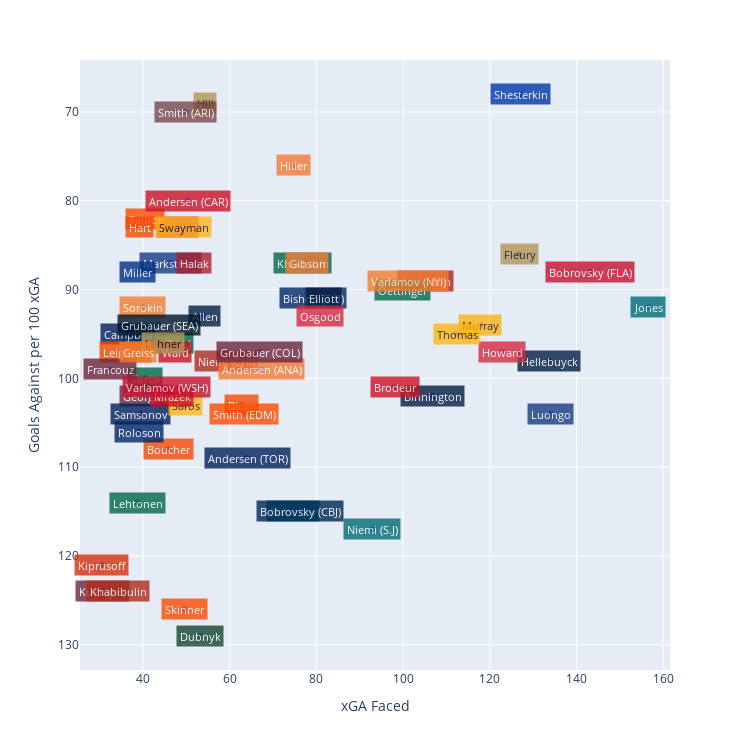

The notebook cell saved with this chart:
### Code cell
fig = px.scatter(data, x='xGA', y='GA/100 xGA')
for row in data.index:
    fig.add_annotation(x=data.loc[row, 'xGA'], y=data.loc[row, 'GA/100 xGA'], 
            text=data.loc[row, 'Player'], showarrow=False, name='Team',
            font=dict(size=11, 
                      color=teamColours[data.loc[row, 'Team']]['text']),
            bgcolor=teamColours[data.loc[row, 'Team']]['colour'], opacity=0.8, 
            borderpad=2.5)
fig.update_layout(showlegend=False, width=750, height=750, 
                  xaxis_title='xGA Faced',
                  yaxis_title='Goals Against per 100 xGA')
fig.update_xaxes(range=[(data["xGA"].min() - 5), (data["xGA"].max() + 5)])
fig.update_yaxes(autorange="reversed")
fig.show()

### Figure 1 — Plotly figure (JSON) as saved in the notebook; plotly's stock layout.template omitted (floating-point values rounded to 4 significant figures)
{"data": [{"hovertemplate": "xGA=%{x}<br>GA/100 xGA=%{y}<extra></extra>", "legendgroup": "", "marker": {"color": "#636efa", "symbol": "circle"}, "mode": "markers", "name": "", "orientation": "v", "showlegend": false, "type": "scatter", "x": [54.27, 40.65, 76.72, 59.24, 92.93, 47.97, 79.1, 43.37, 45.9, 81.64, 40.42, 47.27, 39.08, 80.78, 133.6, 105.1, 30.64, 53.24, 39.1, 74.7, 67.31, 64.01, 50.33, 127.1, 39.41, 39.99, 36.52, 46.28, 54.19, 99.9, 51.78, 49.44, 122.8, 77.83, 74.67, 106.8, 49.79, 38.8, 126.9, 62.81, 98.09, 156.6, 40.55, 117.8, 35.95, 30.47, 49.81, 63.29, 34.28, 32.42, 46.69, 66.9, 43.59, 134.0, 44.66, 38.84, 45.36, 101.1, 76.31, 143.1, 49.61, 38.92, 112.4], "xaxis": "x", "y": [69, 102, 87, 98, 117, 83, 91, 96, 108, 91, 82, 97, 83, 93, 98, 89, 124, 129, 106, 115, 99, 109, 80, 68, 104, 92, 95, 87, 93, 90, 87, 83, 97, 87, 76, 102, 103, 114, 86, 103, 101, 92, 100, 94, 97, 121, 70, 104, 124, 99, 102, 97, 94, 104, 96, 88, 101, 89, 115, 88, 126, 97, 95], "yaxis": "y"}], "layout": {"annotations": [{"bgcolor": "#B4975A", "borderpad": 2.5, "font": {"color": "#000000", "size": 11}, "name": "Team", "opacity": 0.8, "showarrow": false, "text": "Hill", "x": 54.27, "y": 69}, {"bgcolor": "#6F263D", "borderpad": 2.5, "font": {"color": "#ffffff", "size": 11}, "name": "Team", "opacity": 0.8, "showarrow": false, "text": "Georgiev", "x": 40.65, "y": 102}, {"bgcolor": "#006847", "borderpad": 2.5, "font": {"color": "#ffffff", "size": 11}, "name": "Team", "opacity": 0.8, "showarrow": false, "text": "Khudobin", "x": 76.72, "y": 87}, {"bgcolor": "#af2c1b", "borderpad": 2.5, "font": {"color": "#ffffff", "size": 11}, "name": "Team", "opacity": 0.8, "showarrow": false, "text": "Niemi (CHI)", "x": 59.24, "y": 98}, {"bgcolor": "#006D75", "borderpad": 2.5, "font": {"color": "#ffffff", "size": 11}, "name": "Team", "opacity": 0.8, "showarrow": false, "text": "Niemi (S.J)", "x": 92.93, "y": 117}, {"bgcolor": "#CE1126", "borderpad": 2.5, "font": {"color": "#ffffff", "size": 11}, "name": "Team", "opacity": 0.8, "showarrow": false, "text": "Raanta", "x": 47.97, "y": 83}, {"bgcolor": "#002868", "borderpad": 2.5, "font": {"color": "#ffffff", "size": 11}, "name": "Team", "opacity": 0.8, "showarrow": false, "text": "Bishop (T.B)", "x": 79.1, "y": 91}, {"bgcolor": "#006847", "borderpad": 2.5, "font": {"color": "#ffffff", "size": 11}, "name": "Team", "opacity": 0.8, "showarrow": false, "text": "Bishop (DAL)", "x": 43.37, "y": 96}, {"bgcolor": "#F74902", "borderpad": 2.5, "font": {"color": "#ffffff", "size": 11}, "name": "Team", "opacity": 0.8, "showarrow": false, "text": "Boucher", "x": 45.9, "y": 108}, {"bgcolor": "#041E42", "borderpad": 2.5, "font": {"color": "#ffffff", "size": 11}, "name": "Team", "opacity": 0.8, "showarrow": false, "text": "Elliott", "x": 81.64, "y": 91}, {"bgcolor": "#FF4C00", "borderpad": 2.5, "font": {"color": "#ffffff", "size": 11}, "name": "Team", "opacity": 0.8, "showarrow": false, "text": "Talbot", "x": 40.42, "y": 82}, {"bgcolor": "#CE1126", "borderpad": 2.5, "font": {"color": "#ffffff", "size": 11}, "name": "Team", "opacity": 0.8, "showarrow": false, "text": "Ward", "x": 47.27, "y": 97}, {"bgcolor": "#F74902", "borderpad": 2.5, "font": {"color": "#ffffff", "size": 11}, "name": "Team", "opacity": 0.8, "showarrow": false, "text": "Hart", "x": 39.08, "y": 83}, {"bgcolor": "#d52b3f", "borderpad": 2.5, "font": {"color": "#ffffff", "size": 11}, "name": "Team", "opacity": 0.8, "showarrow": false, "text": "Osgood", "x": 80.78, "y": 93}, {"bgcolor": "#041E42", "borderpad": 2.5, "font": {"color": "#ffffff", "size": 11}, "name": "Team", "opacity": 0.8, "showarrow": false, "text": "Hellebuyck", "x": 133.6, "y": 98}, {"bgcolor": "#b12323", "borderpad": 2.5, "font": {"color": "#ffffff", "size": 11}, "name": "Team", "opacity": 0.8, "showarrow": false, "text": "Anderson", "x": 105.1, "y": 89}, {"bgcolor": "#6F263D", "borderpad": 2.5, "font": {"color": "#ffffff", "size": 11}, "name": "Team", "opacity": 0.8, "showarrow": false, "text": "Kuemper", "x": 30.64, "y": 124}, {"bgcolor": "#154734", "borderpad": 2.5, "font": {"color": "#ffffff", "size": 11}, "name": "Team", "opacity": 0.8, "showarrow": false, "text": "Dubnyk", "x": 53.24, "y": 129}, {"bgcolor": "#002868", "borderpad": 2.5, "font": {"color": "#ffffff", "size": 11}, "name": "Team", "opacity": 0.8, "showarrow": false, "text": "Roloson", "x": 39.1, "y": 106}, {"bgcolor": "#006D75", "borderpad": 2.5, "font": {"color": "#ffffff", "size": 11}, "name": "Team", "opacity": 0.8, "showarrow": false, "text": "Nabokov", "x": 74.7, "y": 115}, {"bgcolor": "#F47A38", "borderpad": 2.5, "font": {"color": "#ffffff", "size": 11}, "name": "Team", "opacity": 0.8, "showarrow": false, "text": "Andersen (ANA)", "x": 67.31, "y": 99}, {"bgcolor": "#00205B", "borderpad": 2.5, "font": {"color": "#ffffff", "size": 11}, "name": "Team", "opacity": 0.8, "showarrow": false, "text": "Andersen (TOR)", "x": 64.01, "y": 109}, {"bgcolor": "#CE1126", "borderpad": 2.5, "font": {"color": "#ffffff", "size": 11}, "name": "Team", "opacity": 0.8, "showarrow": false, "text": "Andersen (CAR)", "x": 50.33, "y": 80}, {"bgcolor": "#0038A8", "borderpad": 2.5, "font": {"color": "#ffffff", "size": 11}, "name": "Team", "opacity": 0.8, "showarrow": false, "text": "Shesterkin", "x": 127.1, "y": 68}, {"bgcolor": "#00205B", "borderpad": 2.5, "font": {"color": "#ffffff", "size": 11}, "name": "Team", "opacity": 0.8, "showarrow": false, "text": "Samsonov", "x": 39.41, "y": 104}, {"bgcolor": "#F47D30", "borderpad": 2.5, "font": {"color": "#ffffff", "size": 11}, "name": "Team", "opacity": 0.8, "showarrow": false, "text": "Sorokin", "x": 39.99, "y": 92}, {"bgcolor": "#00205B", "borderpad": 2.5, "font": {"color": "#ffffff", "size": 11}, "name": "Team", "opacity": 0.8, "showarrow": false, "text": "Campbell", "x": 36.52, "y": 95}, {"bgcolor": "#173d83", "borderpad": 2.5, "font": {"color": "#ffffff", "size": 11}, "name": "Team", "opacity": 0.8, "showarrow": false, "text": "Markstrom", "x": 46.28, "y": 87}, {"bgcolor": "#041E42", "borderpad": 2.5, "font": {"color": "#ffffff", "size": 11}, "name": "Team", "opacity": 0.8, "showarrow": false, "text": "Allen", "x": 54.19, "y": 93}, {"bgcolor": "#006847", "borderpad": 2.5, "font": {"color": "#ffffff", "size": 11}, "name": "Team", "opacity": 0.8, "showarrow": false, "text": "Oettinger", "x": 99.9, "y": 90}, {"bgcolor": "#AF1E2D", "borderpad": 2.5, "font": {"color": "#ffffff", "size": 11}, "name": "Team", "opacity": 0.8, "showarrow": false, "text": "Halak", "x": 51.78, "y": 87}, {"bgcolor": "#FFB81C", "borderpad": 2.5, "font": {"color": "#000000", "size": 11}, "name": "Team", "opacity": 0.8, "showarrow": false, "text": "Swayman", "x": 49.44, "y": 83}, {"bgcolor": "#d52b3f", "borderpad": 2.5, "font": {"color": "#ffffff", "size": 11}, "name": "Team", "opacity": 0.8, "showarrow": false, "text": "Howard", "x": 122.8, "y": 97}, {"bgcolor": "#F47A38", "borderpad": 2.5, "font": {"color": "#ffffff", "size": 11}, "name": "Team", "opacity": 0.8, "showarrow": false, "text": "Gibson", "x": 77.83, "y": 87}, {"bgcolor": "#F47A38", "borderpad": 2.5, "font": {"color": "#ffffff", "size": 11}, "name": "Team", "opacity": 0.8, "showarrow": false, "text": "Hiller", "x": 74.67, "y": 76}, {"bgcolor": "#041E42", "borderpad": 2.5, "font": {"color": "#ffffff", "size": 11}, "name": "Team", "opacity": 0.8, "showarrow": false, "text": "Binnington", "x": 106.8, "y": 102}, {"bgcolor": "#FFB81C", "borderpad": 2.5, "font": {"color": "#000000", "size": 11}, "name": "Team", "opacity": 0.8, "showarrow": false, "text": "Saros", "x": 49.79, "y": 103}, {"bgcolor": "#006847", "borderpad": 2.5, "font": {"color": "#ffffff", "size": 11}, "name": "Team", "opacity": 0.8, "showarrow": false, "text": "Lehtonen", "x": 38.8, "y": 114}, {"bgcolor": "#B4975A", "borderpad": 2.5, "font": {"color": "#000000", "size": 11}, "name": "Team", "opacity": 0.8, "showarrow": false, "text": "Fleury", "x": 126.9, "y": 86}, {"bgcolor": "#F74902", "borderpad": 2.5, "font": {"color": "#ffffff", "size": 11}, "name": "Team", "opacity": 0.8, "showarrow": false, "text": "Biron", "x": 62.81, "y": 103}, {"bgcolor": "#CE1126", "borderpad": 2.5, "font": {"color": "#ffffff", "size": 11}, "name": "Team", "opacity": 0.8, "showarrow": false, "text": "Brodeur", "x": 98.09, "y": 101}, {"bgcolor": "#006D75", "borderpad": 2.5, "font": {"color": "#ffffff", "size": 11}, "name": "Team", "opacity": 0.8, "showarrow": false, "text": "Jones", "x": 156.6, "y": 92}, {"bgcolor": "#006847", "borderpad": 2.5, "font": {"color": "#ffffff", "size": 11}, "name": "Team", "opacity": 0.8, "showarrow": false, "text": "Turco", "x": 40.55, "y": 100}, {"bgcolor": "#FCB514", "borderpad": 2.5, "font": {"color": "#000000", "size": 11}, "name": "Team", "opacity": 0.8, "showarrow": false, "text": "Murray", "x": 117.8, "y": 94}, {"bgcolor": "#F74902", "borderpad": 2.5, "font": {"color": "#ffffff", "size": 11}, "name": "Team", "opacity": 0.8, "showarrow": false, "text": "Leighton", "x": 35.95, "y": 97}, {"bgcolor": "#d6300e", "borderpad": 2.5, "font": {"color": "#ffffff", "size": 11}, "name": "Team", "opacity": 0.8, "showarrow": false, "text": "Kiprusoff", "x": 30.47, "y": 121}, {"bgcolor": "#794848", "borderpad": 2.5, "font": {"color": "#ffffff", "size": 11}, "name": "Team", "opacity": 0.8, "showarrow": false, "text": "Smith (ARI)", "x": 49.81, "y": 70}, {"bgcolor": "#FF4C00", "borderpad": 2.5, "font": {"color": "#ffffff", "size": 11}, "name": "Team", "opacity": 0.8, "showarrow": false, "text": "Smith (EDM)", "x": 63.29, "y": 104}, {"bgcolor": "#af2c1b", "borderpad": 2.5, "font": {"color": "#ffffff", "size": 11}, "name": "Team", "opacity": 0.8, "showarrow": false, "text": "Khabibulin", "x": 34.28, "y": 124}, {"bgcolor": "#6F263D", "borderpad": 2.5, "font": {"color": "#ffffff", "size": 11}, "name": "Team", "opacity": 0.8, "showarrow": false, "text": "Francouz", "x": 32.42, "y": 99}, {"bgcolor": "#CE1126", "borderpad": 2.5, "font": {"color": "#ffffff", "size": 11}, "name": "Team", "opacity": 0.8, "showarrow": false, "text": "Mrazek", "x": 46.69, "y": 102}, {"bgcolor": "#6F263D", "borderpad": 2.5, "font": {"color": "#ffffff", "size": 11}, "name": "Team", "opacity": 0.8, "showarrow": false, "text": "Grubauer (COL)", "x": 66.9, "y": 97}, {"bgcolor": "#001628", "borderpad": 2.5, "font": {"color": "#ffffff", "size": 11}, "name": "Team", "opacity": 0.8, "showarrow": false, "text": "Grubauer (SEA)", "x": 43.59, "y": 94}, {"bgcolor": "#173d83", "borderpad": 2.5, "font": {"color": "#ffffff", "size": 11}, "name": "Team", "opacity": 0.8, "showarrow": false, "text": "Luongo", "x": 134.0, "y": 104}, {"bgcolor": "#B4975A", "borderpad": 2.5, "font": {"color": "#000000", "size": 11}, "name": "Team", "opacity": 0.8, "showarrow": false, "text": "Lehner", "x": 44.66, "y": 96}, {"bgcolor": "#003087", "borderpad": 2.5, "font": {"color": "#ffffff", "size": 11}, "name": "Team", "opacity": 0.8, "showarrow": false, "text": "Miller", "x": 38.84, "y": 88}, {"bgcolor": "#C8102E", "borderpad": 2.5, "font": {"color": "#ffffff", "size": 11}, "name": "Team", "opacity": 0.8, "showarrow": false, "text": "Varlamov (WSH)", "x": 45.36, "y": 101}, {"bgcolor": "#F47D30", "borderpad": 2.5, "font": {"color": "#ffffff", "size": 11}, "name": "Team", "opacity": 0.8, "showarrow": false, "text": "Varlamov (NYI)", "x": 101.1, "y": 89}, {"bgcolor": "#002654", "borderpad": 2.5, "font": {"color": "#ffffff", "size": 11}, "name": "Team", "opacity": 0.8, "showarrow": false, "text": "Bobrovsky (CBJ)", "x": 76.31, "y": 115}, {"bgcolor": "#C8102E", "borderpad": 2.5, "font": {"color": "#ffffff", "size": 11}, "name": "Team", "opacity": 0.8, "showarrow": false, "text": "Bobrovsky (FLA)", "x": 143.1, "y": 88}, {"bgcolor": "#FF4C00", "borderpad": 2.5, "font": {"color": "#ffffff", "size": 11}, "name": "Team", "opacity": 0.8, "showarrow": false, "text": "Skinner", "x": 49.61, "y": 126}, {"bgcolor": "#F47D30", "borderpad": 2.5, "font": {"color": "#ffffff", "size": 11}, "name": "Team", "opacity": 0.8, "showarrow": false, "text": "Greiss", "x": 38.92, "y": 97}, {"bgcolor": "#FFB81C", "borderpad": 2.5, "font": {"color": "#000000", "size": 11}, "name": "Team", "opacity": 0.8, "showarrow": false, "text": "Thomas", "x": 112.4, "y": 95}], "height": 750, "legend": {"tracegroupgap": 0}, "margin": {"t": 60}, "showlegend": false, "width": 750, "xaxis": {"anchor": "y", "domain": [0, 1], "range": [25.47, 161.6], "title": {"text": "xGA Faced"}}, "yaxis": {"anchor": "x", "autorange": "reversed", "domain": [0, 1], "title": {"text": "Goals Against per 100 xGA"}}}}
